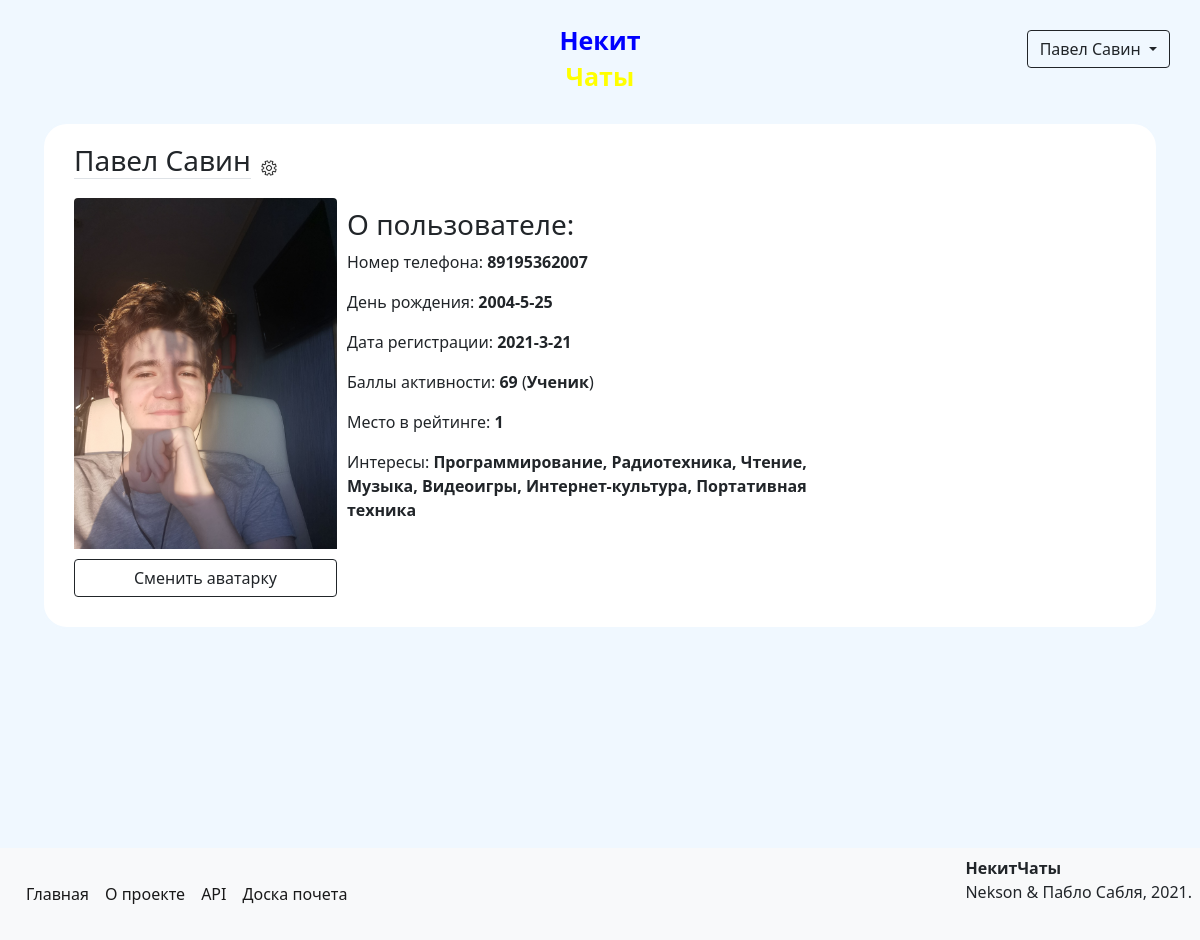
Screenshot of /profile/3 (signed in) with the database file from the repository.
### data/models/user.py (models this page shows, shortened)
class User(SqlAlchemyBase, UserMixin, SerializerMixin):
    __tablename__ = 'users'
    id = Column(Integer, autoincrement=True, primary_key=True)
    name = Column(Unicode)
    surname = Column(Unicode)
    birthday = Column(DateTime)
    email = Column(String, unique=True)
    phone_number = Column(String, unique=True)
    hashed_password = Column(String)
    registration_time = Column(DateTime, default=datetime.now)
    rating = Column(Integer, default=0)
    rank = Column(Unicode)
    position = Column(Integer)
    advertisements = relationship('Advertisement', back_populates='author')
    interests = relationship('Interest', secondary='users_to_interests', backref='users')

### data/models/interests.py (models this page shows)
class Interest(SqlAlchemyBase):
    __tablename__ = 'interests'
    id = Column(Integer, primary_key=True, autoincrement=True)
    title = Column(Unicode, nullable=True)

### main.py (the view)
@app.route('/profile/<int:user_id>')
@login_required
def show_profile(user_id):
    session = create_session()
    user = session.query(User).filter(User.id == user_id).first()
    pic = session.query(Avatar).filter(Avatar.refers_to == user_id).first()
    if pic:
        profile_pic = url_for('static', filename=f"avatars/{pic.link}")
    else:
        profile_pic = url_for('static', filename='avatars/anon.png')
    return render_template('profile.html', user=user, pic=profile_pic)

### data/db_session.py (called while the page is built)
def create_session() -> Session:
    global __factory
    return __factory()

### main.py (called while the page is built)
@login_manager.user_loader
def load_user(user_id):
    session = create_session()
    return session.query(User).get(user_id)

### templates/profile.html (shortened to what this page needs)
{% extends "base.html" %}
{% block content %}
<form class="clearfix">
    <div class="clearfix">
        <div class="clearfix">
            <h3 class="border-bottom float-start">{{ user.name }} {{ user.surname }}</h3>
            {% if user.id == current_user.id %}
                <a class="float-start" href="/profile/{{ current_user.id }}/settings">
                    <div><img src="/static/img/settings.png" width="16px" height="16px"></div>
                </a>
            {% endif %}
        </div>
        <div class="clearfix">
            <img src="{{ pic }}" class="profile-pic rounded-top w-25 h-25 float-start" alt="Упс! Аватарка не найдена!">
            <div class="float-start w-50">
                <h3>О пользователе:</h3>
                <p>Номер телефона: <b>{{ user.phone_number }}</b></p>
                <p>День рождения: <b>{{ user.birthday.year }}-{{ user.birthday.month }}-{{ user.birthday.day }}</b></p>
                <p>Дата регистрации: <b>{{ user.registration_time.year }}-{{ user.registration_time.month }}-{{ user.registration_time.day }}</b></p>
                <p>Баллы активности: <b>{{ user.rating }}</b> (<b>{{ user.rank }}</b>)</p>
                <a class="text-reset" href="/top"><p>Место в рейтинге: <b>{{ user.position }}</b></p></a>
                {% if user.interests %}
                    <p>Интересы:
                        {% for i in user.interests %}
                        <b>{{ i.title }}{% if not loop.last %},{% endif %}</b>
                        {% endfor %}
                    </p>
                {% endif %}
            </div>
        </div>
        <div>
            {% if user.id == current_user.id %}
                <a class="btn btn-outline-dark w-25 rounded-bottom" href="/profile/{{ current_user.id }}/avatar">Сменить аватарку</a>
            {% else %}
                <a class="btn btn-outline-dark w-25 rounded-bottom" href="/conversation/{{ user.id }}#bottom">Написать сообщение</a>
            {% endif %}
        </div>
    </div>
</form>
{% endblock %}

### templates/base.html (shortened to what this page needs)
<!DOCTYPE html>
<html lang="en">
<head>
    <link rel="stylesheet" href="/static/css/style.css">
    <link rel="stylesheet" href="https://cdn.jsdelivr.net/npm/bootstrap@5.0.0-beta1/dist/css/bootstrap.min.css"
>
</head>
<body>
<div class="header clearfix">
    {% if current_user.is_authenticated %}
        <div class="dropdown float-end">
            <button class="btn btn-outline-dark dropdown-toggle" type="button" id="dropdownMenuButton" data-toggle="dropdown" aria-haspopup="true" aria-expanded="false">
                {{ current_user.name }} {{ current_user.surname }}
            </button>
        </div>
    {% else %}
        <a class="btn btn-outline-dark register float-end" href="/register">Зарегистрироваться</a>
        <a class="btn btn-outline-dark login float-end" href="/login">Войти</a>
    {% endif %}
    <div class="logo">
        <a href="/">
            <p class="nekit">Некит</p>
            <p class="chats">Чаты</p>
        </a>
    </div>
</div>
<main role="main" class="container clearfix">
    {% block content %}{% endblock %}
</main>
<footer class="clearfix p-2 bg-light">
    <span class="fs-6 float-end"><b>НекитЧаты</b><br>Nekson & Пабло Сабля, 2021.</span>
    <nav class="navbar navbar-expand-lg navbar-light">
        <div class="collapse navbar-collapse" id="navbarSupportedContent">
          <ul class="navbar-nav me-auto mb-2 mb-lg-0">
            <li class="nav-item">
              <a class="nav-link active" href="/">Главная</a>
            </li>
            <li class="nav-item">
              <a class="nav-link active" href="/info">О проекте</a>
            </li>
            <li class="nav-item">
              <a class="nav-link active" href="/api">API</a>
            </li>
            <li class="nav-item">
                <a class="nav-link active" href="/top">Доска почета</a>
            </li>
          </ul>
        </div>
    </nav>
</footer>
</body>
</html>

### static/css/style.css (style rules this page uses)
body { background-color: aliceblue !important; }
.logo { text-align: center; margin-left: auto; margin-right: auto; margin-top: 10px; margin-bottom: 10px; max-width: 150px; font-size: 25px; font-weight: 700; line-height: 20px; }
a { text-decoration: none !important; }
.header { background-color: aliceblue; margin-bottom: 10px; padding: 10px; }
.nekit { color: blue; }
.chats { color: yellow; }
div { margin: 10px; }
form { margin-left: auto; margin-right: auto; background-color: white; border: solid 2px aliceblue; border-radius: 25px; padding: 10px; }
footer { margin-top: 219px }

### rows the page displays
User: name "Павел", surname "Савин", phone_number "89195362007", birthday.year "2004", birthday.month "5", birthday.day "25", registration_time.year "2021", registration_time.month "3", registration_time.day "21", rating "69", rank "Ученик", position "1"
Interest: title "Программирование"
Interest: title "Радиотехника"
Interest: title "Чтение"
Interest: title "Музыка"
Interest: title "Видеоигры"
Interest: title "Интернет-культура"
Interest: title "Портативная техника"
